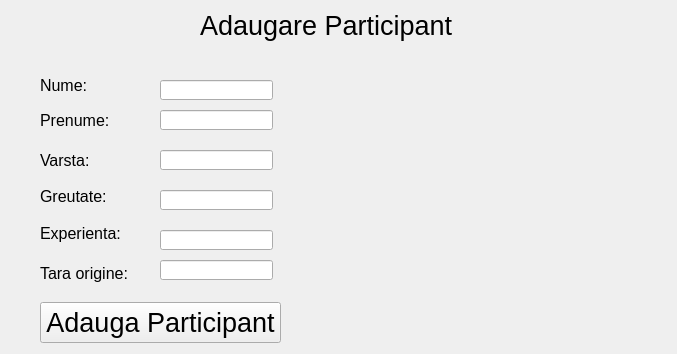
<?xml version="1.0" encoding="UTF-8"?>
<ui version="4.0">
 <class>AdaugareParticipant</class>
 <widget class="QWidget" name="AdaugareParticipant">
  <property name="geometry">
   <rect>
    <x>0</x>
    <y>0</y>
    <width>677</width>
    <height>354</height>
   </rect>
  </property>
  <property name="windowTitle">
   <string>Form</string>
  </property>
  <widget class="QLabel" name="label">
   <property name="geometry">
    <rect>
     <x>200</x>
     <y>0</y>
     <width>271</width>
     <height>51</height>
    </rect>
   </property>
   <property name="font">
    <font>
     <pointsize>20</pointsize>
    </font>
   </property>
   <property name="text">
    <string>Adaugare Participant</string>
   </property>
  </widget>
  <widget class="QLabel" name="label_2">
   <property name="geometry">
    <rect>
     <x>40</x>
     <y>70</y>
     <width>91</width>
     <height>31</height>
    </rect>
   </property>
   <property name="font">
    <font>
     <pointsize>12</pointsize>
    </font>
   </property>
   <property name="text">
    <string>Nume:</string>
   </property>
  </widget>
  <widget class="QLabel" name="label_3">
   <property name="geometry">
    <rect>
     <x>40</x>
     <y>110</y>
     <width>81</width>
     <height>21</height>
    </rect>
   </property>
   <property name="font">
    <font>
     <pointsize>12</pointsize>
    </font>
   </property>
   <property name="text">
    <string>Prenume:</string>
   </property>
  </widget>
  <widget class="QLabel" name="label_4">
   <property name="geometry">
    <rect>
     <x>40</x>
     <y>150</y>
     <width>81</width>
     <height>21</height>
    </rect>
   </property>
   <property name="font">
    <font>
     <pointsize>12</pointsize>
    </font>
   </property>
   <property name="text">
    <string>Varsta:</string>
   </property>
  </widget>
  <widget class="QLabel" name="label_5">
   <property name="geometry">
    <rect>
     <x>40</x>
     <y>186</y>
     <width>81</width>
     <height>20</height>
    </rect>
   </property>
   <property name="font">
    <font>
     <pointsize>12</pointsize>
    </font>
   </property>
   <property name="text">
    <string>Greutate:</string>
   </property>
  </widget>
  <widget class="QLabel" name="label_6">
   <property name="geometry">
    <rect>
     <x>40</x>
     <y>223</y>
     <width>81</width>
     <height>20</height>
    </rect>
   </property>
   <property name="font">
    <font>
     <pointsize>12</pointsize>
    </font>
   </property>
   <property name="text">
    <string>Experienta:</string>
   </property>
  </widget>
  <widget class="QLabel" name="label_7">
   <property name="geometry">
    <rect>
     <x>40</x>
     <y>263</y>
     <width>101</width>
     <height>20</height>
    </rect>
   </property>
   <property name="font">
    <font>
     <pointsize>12</pointsize>
    </font>
   </property>
   <property name="text">
    <string>Tara origine:</string>
   </property>
  </widget>
  <widget class="QLineEdit" name="nume_participant">
   <property name="geometry">
    <rect>
     <x>160</x>
     <y>80</y>
     <width>113</width>
     <height>20</height>
    </rect>
   </property>
  </widget>
  <widget class="QLineEdit" name="prenume_participant">
   <property name="geometry">
    <rect>
     <x>160</x>
     <y>110</y>
     <width>113</width>
     <height>20</height>
    </rect>
   </property>
  </widget>
  <widget class="QLineEdit" name="varsta_participant">
   <property name="geometry">
    <rect>
     <x>160</x>
     <y>150</y>
     <width>113</width>
     <height>20</height>
    </rect>
   </property>
  </widget>
  <widget class="QLineEdit" name="greutate_participant">
   <property name="geometry">
    <rect>
     <x>160</x>
     <y>190</y>
     <width>113</width>
     <height>20</height>
    </rect>
   </property>
  </widget>
  <widget class="QLineEdit" name="experienta_participant">
   <property name="geometry">
    <rect>
     <x>160</x>
     <y>230</y>
     <width>113</width>
     <height>20</height>
    </rect>
   </property>
  </widget>
  <widget class="QLineEdit" name="tara_participant">
   <property name="geometry">
    <rect>
     <x>160</x>
     <y>260</y>
     <width>113</width>
     <height>20</height>
    </rect>
   </property>
  </widget>
  <widget class="QPushButton" name="pushButton">
   <property name="geometry">
    <rect>
     <x>40</x>
     <y>302</y>
     <width>241</width>
     <height>41</height>
    </rect>
   </property>
   <property name="font">
    <font>
     <pointsize>20</pointsize>
    </font>
   </property>
   <property name="text">
    <string>Adauga Participant</string>
   </property>
  </widget>
 </widget>
 <resources/>
 <connections/>
</ui>
